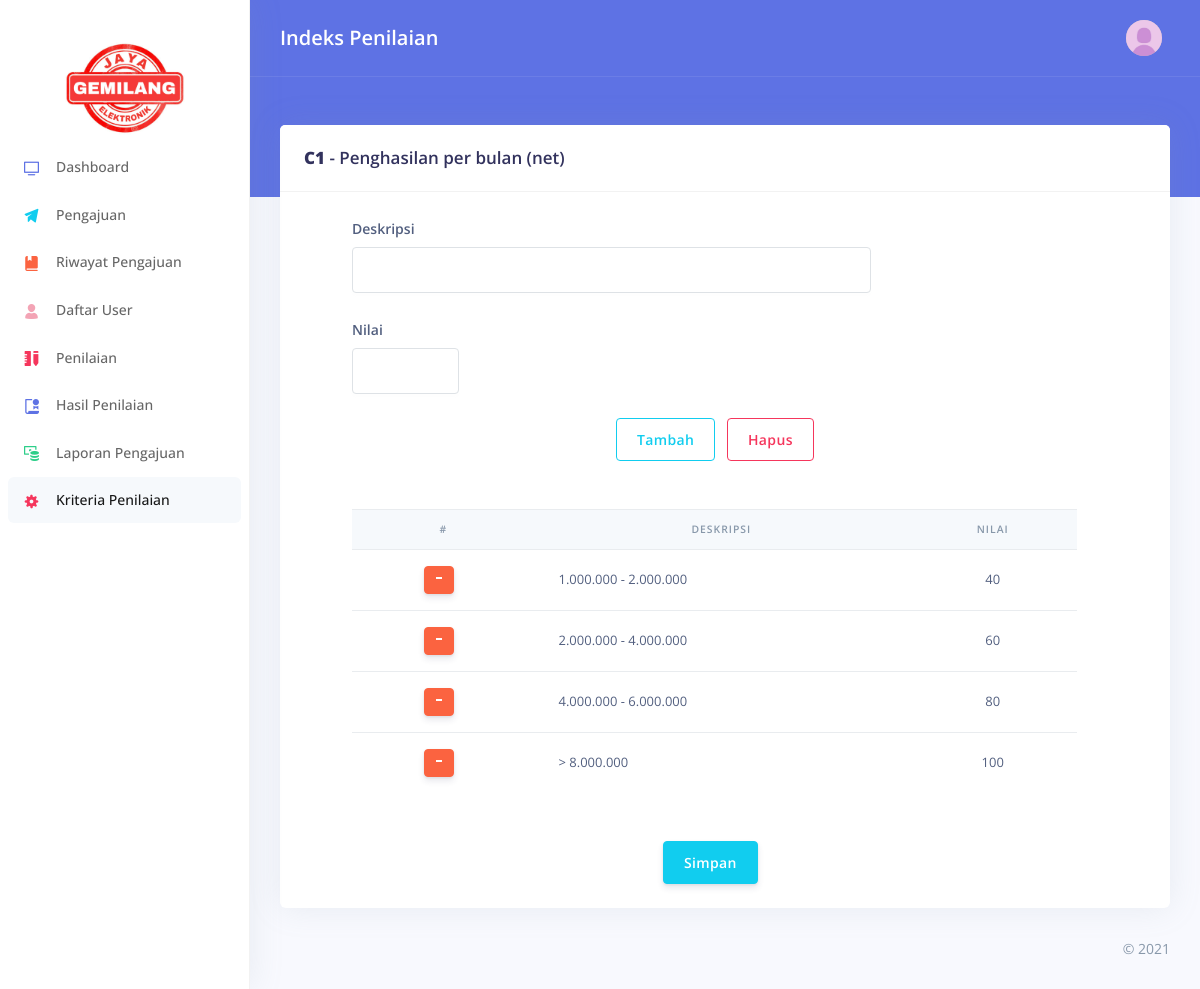
Page /assessmentcriteria/updatecriteria/6 on the committed database.
### tables this page shows
CREATE TABLE `criteria` (
  `id` int(11) NOT NULL,
  `code` varchar(5) DEFAULT NULL,
  `desc` varchar(255) DEFAULT NULL,
  `updated_date` datetime DEFAULT NULL,
  `updated_by` varchar(255) DEFAULT NULL,
  `weight` int(11) DEFAULT NULL
);

CREATE TABLE `criteria_index` (
  `id` int(11) NOT NULL,
  `cid` int(11) DEFAULT NULL,
  `index` int(2) DEFAULT NULL,
  `desc` varchar(255) DEFAULT NULL
);

### application/core/MY_Controller.php (called while the page is built, shortened)
<?php if (!defined('BASEPATH')) exit('No direct script access allowed');
class Core_Controller extends CI_Controller
{
  public function template($view = "", $title = "", $data = [])
  {
    $dta['content'] = $view;
    $dta['site_title'] = "Creditapp";
    $dta['site_subtitle'] = $title;
    $pass = array_merge($dta, $data);
    $this->load->view('template_v', $pass);
  }
}

### application/controllers/AssessmentCriteria.php (called while the page is built, shortened)
<?php
class AssessmentCriteria extends Core_Controller
{
  public function updateCriteria($id)
  {
    $data['criteria'] = $this->Criteria_m->getCriteria($id)->row_array();
    $data['idx_list'] = $this->Criteria_m->getIndexCriteria("", $id)->result_array();
    $this->template("criteria_index_v", "Indeks Penilaian", $data);
  }
}

### index.php (called while the page is built, shortened)
<?php
require_once BASEPATH.'core/CodeIgniter.php';

### application/models/Criteria_m.php (called while the page is built, shortened)
<?php if (!defined('BASEPATH')) exit('No direct script access allowed');
class Criteria_m extends CI_Model
{
  public function getCriteria($id = "")
  {
    if (!empty($id)) {
      $this->db->where(['id' => $id]);
    }
    return $this->db->get("criteria");
  }
  public function getIndexCriteria($id = "", $cid = "")
  {
    if (!empty($cid)) {
      $this->db->where(['cid' => $cid]);
    }
    return $this->db->get("criteria_index");
  }
}

### application/views/criteria_index_v.php (the view, shortened to what this page needs)
<div class="row">
  <div class="col-xl-12 order-xl-1">
    <div class="card">
      <div class="card-header">
        <div class="row align-items-center">
          <div class="col-12">
            <h3 class="mb-0"><strong><?= $criteria['code'] ?></strong> - <?= $criteria['desc'] ?></h3>
          </div>
        </div>
      </div>
      <div class="card-body">
        <form method="POST" action="<?= site_url('assessmentcriteria/submiteditindex') ?>">
          <div class="pl-lg-5">
            <div class="row">
              <div class="col-lg-8">
                <div class="form-group">
                  <label class="form-control-label" for="input-username">Deskripsi</label>
                  <input type="text" id="idesc" class="form-control idxform" value="">
                </div>
              </div>
            </div>
            <div class="row">
              <div class="col-lg-2">
                <div class="form-group">
                  <label class="form-control-label" for="input-email">Nilai</label>
                  <input type="number" id="ival" class="form-control idxform" value="" max-length="3">
                </div>
              </div>
            </div>
            <div class="row">
              <div class="col-lg-11">
                <center>
                  <button type="button" class="btn btn-outline-info add_idx">Tambah</button>
                  <button type="button" class="btn btn-outline-danger del_idx">Hapus</button>
                </center>
              </div>
            </div>
            <br>
            <br>
            <div class="row">
              <div class="col-lg-11">
                <div class="table-responsive">
                  <table class="table align-items-center table-flush">
                    <thead class="thead-light">
                      <tr align="center">
                        <th scope="col">#</th>
                        <th scope="col">Deskripsi</th>
                        <th scope="col">Nilai</th>
                      </tr>
                    </thead>
                    <tbody class="tbl_idx">
                      <?php foreach ((array)$idx_list as $k => $v) { ?>
                        <tr data-row='<?= $k+1 ?>'>
                          <td class='xaf' align='center'>
                            <button type='button' class='btn btn-sm btn-warning edit_idx'><i class='ni ni-fat-delete'></i></button>
                          </td>
                          <td class='nm'>
                            <input type='hidden' class='desc_<?= $k+1 ?>' name='desc[]' value='<?= $v["desc"] ?>'><?= $v['desc'] ?>
                          </td>
                          <td class='vl' align='center'>
                            <input type='hidden' class='val_<?= $k+1 ?>' name='val[]' value='<?= $v["index"] ?>'><?= $v['index'] ?>
                          </td>
                        </tr>
                      <?php } ?>
                    </tbody>
                  </table>
                </div>
              </div>
            </div>
            <div class="row">
              <div class="col-lg-11">
                <center>
                  <button type="submit" class="btn btn-info btn-md mt-5">Simpan</button>
                </center>
              </div>
            </div>
          </div>
        </form>
      </div>
    </div>
  </div>
</div>

### rows in the picture
criteria: code "C1", desc "Penghasilan per bulan (net)"
criteria_index: desc "1.000.000 - 2.000.000", index "40"
criteria_index: desc "2.000.000 - 4.000.000", index "60"
criteria_index: desc "4.000.000 - 6.000.000", index "80"
criteria_index: desc "> 8.000.000", index "100"

### other values in the picture
$site_subtitle "Indeks Penilaian"
